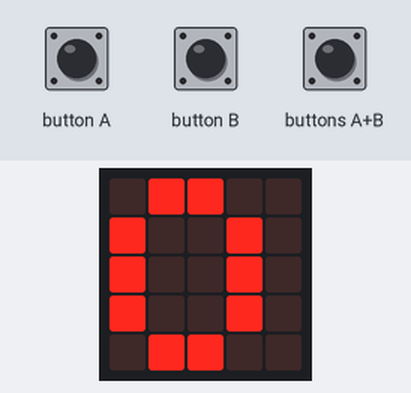
Bench run of a program on a simulated BBC micro:bit (MakeCode). On the bench: the board's 5×5 LED display. Inputs (shaded band) come from the test bench.

Above: at 1.9 s.
2.0 s: buttons A+B pressed for 0.15 s
At 2.6 s:
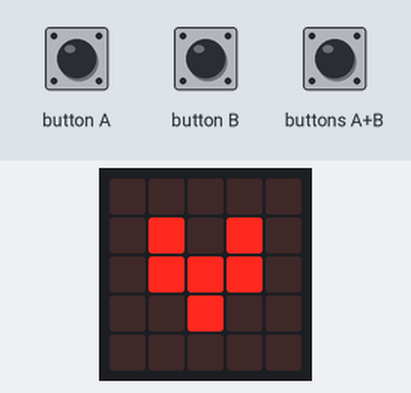
5.1 s: button B pressed for 0.15 s
At 7.9 s:
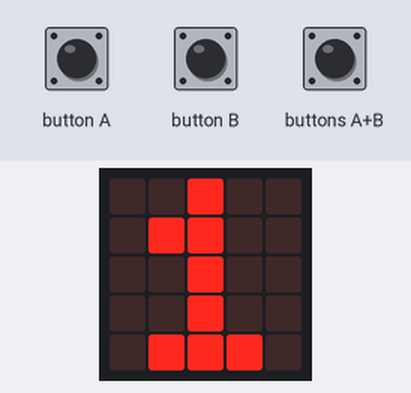
8.2 s: buttons A+B pressed for 1 s
At 10.4 s:
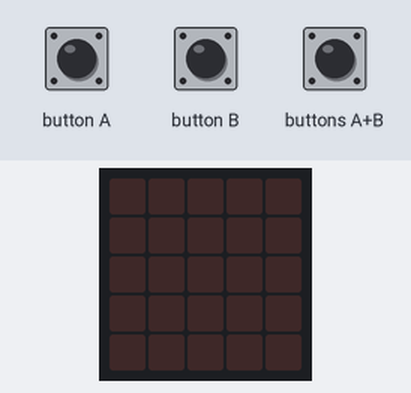
12.2 s: button B pressed for 0.15 s
At 13.4 s:
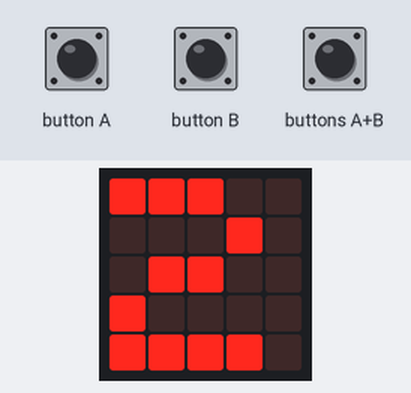
13.8 s: button A pressed for 0.15 s
At 15.0 s:
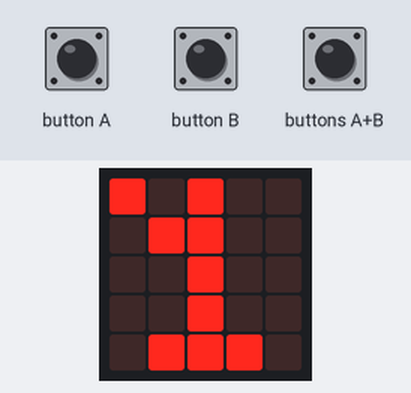
Timing chart, 0 to 16.7 s (numbered marks = the images above; inputs shaded):
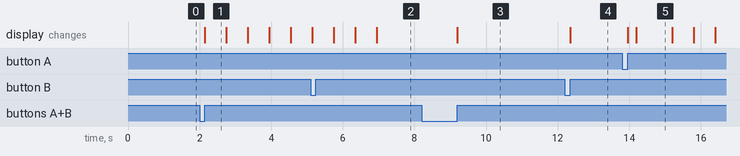

Measured:
- after the input at 2.0 s, the display: changes after 0.15 s (image 1)
- after the input at 5.1 s, the display: first differs from a run without the input after 1.9 s (image 2)
- after the input at 8.2 s, the display: changes after 1.0 s (image 3)
- after the input at 12.2 s, the display: changes after 0.15 s (image 4)
- after the input at 13.8 s, the display: first changes after 0.15 s (image 5 shows a later state)
- what the display in image 1 shows lasts 0.6 s, from 2.2 s to 2.8 s
- what the display in image 5 shows lasts 1.0 s, from 14.2 s to 15.2 s

The program:

main.ts
```typescript
function タイマー時間分表示 () {
    basic.showNumber(タイマー時間分)
}
function ticktackクリア () {
    for (let ticktack_y = 0; ticktack_y <= 2; ticktack_y++) {
        for (let ticktack_x = 0; ticktack_x <= 4; ticktack_x++) {
            led.unplot(ticktack_x, ticktack_y)
        }
    }
}
input.onButtonPressed(Button.A, function () {
    if (!(タイマー時間分 == 0)) {
        タイマー時間分 += -1
        タイマー時間分表示()
    }
    if (true) {
        flag = 1
    }
})
function tictack表示 (数値: number) {
    ticktack_x = 数値 % 5 - 1
    if (ticktack_x == -1) {
        ticktack_x = 4
    }
    ticktack_y = Math.ceil(数値 / 5) - 1
    led.plot(ticktack_x, ticktack_y)
}
input.onGesture(Gesture.Shake, function () {
    flag = 1
})
function bon表示 (数値: number) {
    ticktackクリア()
    分_x = 数値 % 5 - 1
    if (分_x == -1) {
        分_x = 4
    }
    分_y = Math.ceil(数値 / 5) + 2
    led.plot(分_x, 分_y)
}
input.onButtonPressed(Button.AB, function () {
    basic.clearScreen()
    flag = 0
    LEDの数 = 12
    タイマー時間秒 = タイマー時間分 * 60
    ticktickを進める秒数 = 60 / LEDの数
    bon秒 = 60
    ticktack = 0
    while (ticktack < タイマー時間秒) {
        if (flag == 1) {
            break;
        }
        basic.pause(1000)
        ticktack += 1
        if (ticktack % ticktickを進める秒数 == 0) {
            tictack表示(ticktack % bon秒 / ticktickを進める秒数)
        }
        if (ticktack % bon秒 == 0) {
            bon表示(ticktack / bon秒)
        }
    }
    for (let index = 0; index < 4; index++) {
        basic.showIcon(IconNames.SmallHeart)
        basic.showIcon(IconNames.Heart)
    }
})
input.onButtonPressed(Button.B, function () {
    if (!(タイマー時間分 == 9)) {
        タイマー時間分 += 1
        タイマー時間分表示()
    }
})
let ticktack = 0
let bon秒 = 0
let ticktickを進める秒数 = 0
let タイマー時間秒 = 0
let LEDの数 = 0
let 分_y = 0
let 分_x = 0
let ticktack_y = 0
let ticktack_x = 0
let flag = 0
let タイマー時間分 = 0
タイマー時間分 = 0
タイマー時間分表示()
```

test.ts
```typescript
// テストはここに来ます。このパッケージが拡張機能として使用されるときにはコンパイルされません。
```
